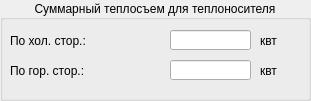
  <widget class="QGroupBox" name="groupBox_7">
   <property name="geometry">
    <rect>
     <x>10</x>
     <y>580</y>
     <width>311</width>
     <height>101</height>
    </rect>
   </property>
   <property name="title">
    <string>Суммарный теплосъем для теплоносителя</string>
   </property>
   <property name="alignment">
    <set>Qt::AlignCenter</set>
   </property>
   <widget class="QLabel" name="label_54">
    <property name="geometry">
     <rect>
      <x>260</x>
      <y>60</y>
      <width>51</width>
      <height>21</height>
     </rect>
    </property>
    <property name="text">
     <string>квт</string>
    </property>
   </widget>
   <widget class="QLabel" name="label_47">
    <property name="geometry">
     <rect>
      <x>10</x>
      <y>60</y>
      <width>161</width>
      <height>21</height>
     </rect>
    </property>
    <property name="text">
     <string>По гор. стор.:</string>
    </property>
   </widget>
   <widget class="QLabel" name="label_55">
    <property name="geometry">
     <rect>
      <x>260</x>
      <y>30</y>
      <width>51</width>
      <height>21</height>
     </rect>
    </property>
    <property name="text">
     <string>квт</string>
    </property>
   </widget>
   <widget class="QLabel" name="label_59">
    <property name="geometry">
     <rect>
      <x>10</x>
      <y>30</y>
      <width>161</width>
      <height>21</height>
     </rect>
    </property>
    <property name="text">
     <string>По хол. стор.:</string>
    </property>
   </widget>
   <widget class="QLineEdit" name="QOGPlineEdit">
    <property name="geometry">
     <rect>
      <x>170</x>
      <y>30</y>
      <width>81</width>
      <height>20</height>
     </rect>
    </property>
    <property name="cursor">
     <cursorShape>ArrowCursor</cursorShape>
    </property>
    <property name="readOnly">
     <bool>true</bool>
    </property>
   </widget>
   <widget class="QLineEdit" name="QBPlineEdit">
    <property name="geometry">
     <rect>
      <x>170</x>
      <y>60</y>
      <width>81</width>
      <height>20</height>
     </rect>
    </property>
    <property name="cursor">
     <cursorShape>ArrowCursor</cursorShape>
    </property>
    <property name="readOnly">
     <bool>true</bool>
    </property>
   </widget>
  </widget>
